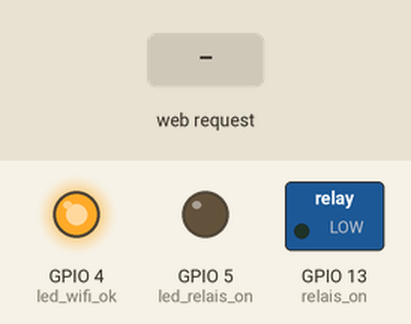
A sketch run on a simulated ESP8266 (NodeMCU). Shown: switched loads named in the sketch (green lamp = pin HIGH), output pins drawn as LEDs (lit = HIGH). Inputs (shaded band) come from the test bench. WiFi joins after 1.5 s; servers stay silent unless stated; what the sketch prints to the serial monitor is not drawn.

Above: at 2.7 s.
2.8 s: HTTP request GET /on received
At 3.2 s:
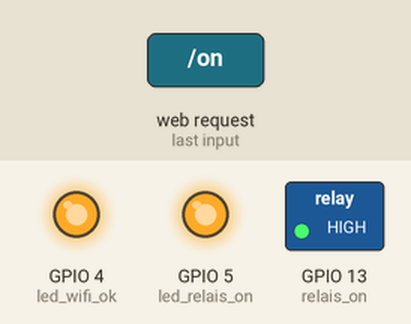
4.3 s: HTTP request GET /off received
At 5.6 s:
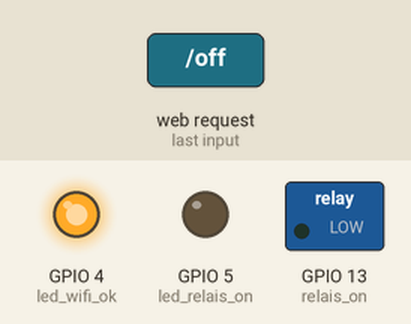
Timing chart, 0 to 7.3 s (numbered marks = the images above; inputs shaded):
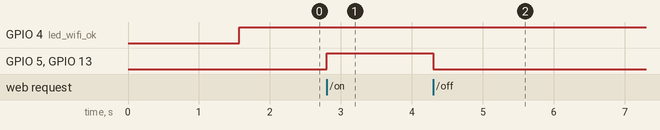

Measured:
- after the input at 2.8 s, GPIO 5 (led_relais_on), GPIO 13 (relais_on): LOW → HIGH at once
- after the input at 4.3 s, GPIO 5 (led_relais_on), GPIO 13 (relais_on): HIGH → LOW at once

The sketch:

termo_MAC_relais.ino
```cpp
/* Remote control of an infrared heating panel with a DHT sensor and ESP8266.
   Remote measure of temperature and humidity.

   Version 1.0  5/3/2014  Version 1.0   Mike Barela for Adafruit Industries, many thanks!
   Version 2.0  23/10/2021 Jerry was here:
   - MAC in router sets fixed TCP/IP for the ESP8266
   - set on/off relais to switch on/off a heating or something another without any temperature control
   - LED green supply connect direct to 5V, LED blue WiFi on, LED red relais on
   - to do: program for a room fixed temperature
*/

#include <ESP8266WiFi.h>
#include <WiFiClient.h>
#include <ESP8266WebServer.h>
#include <DHT.h>
#define DHTTYPE DHT11           //sensor type DHT11
//#define DHTTYPE DHT22         //sensor type DHT22
#define DHTPIN  2               // Sensor read pin
#define relais_on         13    // Relais
#define led_wifi_ok       4     // blue
#define led_relais_on     5     // red

const char* ssid     = "xxxxxxxxxxx";
const char* password = "yyyyyyyyyyy";


ESP8266WebServer server(80);

// Initialize DHT sensor
// NOTE: For working with a faster than ATmega328p 16 MHz Arduino chip, like an ESP8266,
// you need to increase the threshold for cycle counts considered a 1 or 0.
// You can do this by passing a 3rd parameter for this threshold.  It's a bit
// of fiddling to find the right value, but in general the faster the CPU the
// higher the value.  The default for a 16mhz AVR is a value of 6.  For an
// Arduino Due that runs at 84mhz a value of 30 works.
// This is for the ESP8266 processor on ESP-01
DHT dht(DHTPIN, DHTTYPE, 11); // 11 works fine for ESP8266


float humidity, temp_f;  // Values read from sensor
String webString="";     // String to display
// Generally, you should use "unsigned long" for variables that hold time
unsigned long previousMillis = 0;        // will store last temp was read
const long interval = 2000;              // interval at which to read sensor


void setup(void)
{

  // Set pins for led-wifi, led-relais and relais to write and LOW.
 pinMode(led_wifi_ok, OUTPUT);
 digitalWrite(led_wifi_ok, LOW);

 pinMode(led_relais_on, OUTPUT);
 digitalWrite(led_relais_on, LOW);

 pinMode(relais_on, OUTPUT);
 digitalWrite(relais_on, LOW);


  // You can open the Arduino IDE Serial Monitor window to see what the code is doing
  Serial.begin(9600);  // Serial connection from ESP-01 via 3.3v console cable
  dht.begin();           // initialize temperature sensor

  // Connect to WiFi network
  WiFi.begin(ssid, password);
  Serial.print("\n\r \n\rWorking to connect");

  // Wait for connection
  while (WiFi.status() != WL_CONNECTED) {
    delay(500);
    Serial.print(".");
  }
  Serial.println("");
  Serial.println("DHT Weather Reading Server");
  Serial.print("Connected to ");
  Serial.println(ssid);
  Serial.print("IP address: ");
  Serial.println(WiFi.localIP());
  Serial.print("MAC: ");
  Serial.println(WiFi.macAddress());


  server.on("/", handle_root);          // send temperature and humidity from DHT sensor

  server.on("/on", handle_on);          // Relais for heating on

  server.on("/off", handle_off);        // Relais for heating off

  server.on("/top", handle_top);        // Control the heating for room teperature, eg. 20 C


  server.begin();
  Serial.println("HTTP server started");
}

void loop(void)
{  server.handleClient();

 if (WiFi.status() == WL_CONNECTED) {  digitalWrite(led_wifi_ok, HIGH);  }

}
void gettemperature() {
  // Wait at least 2 seconds seconds between measurements.
  // if the difference between the current time and last time you read
  // the sensor is bigger than the interval you set, read the sensor
  // Works better than delay for things happening elsewhere also
  unsigned long currentMillis = millis();

  if(currentMillis - previousMillis >= interval) {
    // save the last time you read the sensor
    previousMillis = currentMillis;


    // Sensor reading is slow up to 2 seconds, read twice!

    humidity = dht.readHumidity();          // Read humidity (percent)
    temp_f = dht.readTemperature();         // Read temperature (Celsius)

    // if no data from sensor exit!
    if (isnan(humidity) || isnan(temp_f)) {
      Serial.println("Failed to read from DHT sensor!");
      return;
    }
  }
}


void handle_root() {

   gettemperature();       // read sensor
    webString="Teplota:"+String(temp_f)+"C | Vlhkost:"+String((int)humidity)+"%";

    server.send(200, "text/plain", webString);            // send to someones browser when asked TCPIP of ESP8266

  delay(100);
}


 void handle_on(){          // Relais for heating on
    server.send(200, "text/plain", "Heating on");
    digitalWrite(led_relais_on, HIGH);
    digitalWrite(relais_on, HIGH);
 }

  void handle_off(){          // Relais for heating off
    server.send(200, "text/plain", "Heating off");
    digitalWrite(led_relais_on, LOW);
    digitalWrite(relais_on, LOW);
 }

  void handle_top(){          // Control of room temperature
    server.send(200, "text/plain", "Heating for room temperature 20 Grad C, not finished yet!");
  //  digitalWrite(led_relais_on, LOW);
  //  digitalWrite(relais_on, LOW);
 }
```
